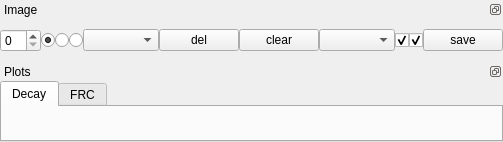
     <widget class="QWidget" name="widget_2" native="true">
      <property name="sizePolicy">
       <sizepolicy hsizetype="Minimum" vsizetype="Preferred">
        <horstretch>0</horstretch>
        <verstretch>0</verstretch>
       </sizepolicy>
      </property>
      <layout class="QVBoxLayout" name="verticalLayout_11">
       <property name="spacing">
        <number>0</number>
       </property>
       <property name="leftMargin">
        <number>0</number>
       </property>
       <property name="topMargin">
        <number>0</number>
       </property>
       <property name="rightMargin">
        <number>0</number>
       </property>
       <property name="bottomMargin">
        <number>0</number>
       </property>
       <item>
        <widget class="QDockWidget" name="dockWidget_5">
         <property name="sizePolicy">
          <sizepolicy hsizetype="Expanding" vsizetype="Expanding">
           <horstretch>0</horstretch>
           <verstretch>0</verstretch>
          </sizepolicy>
         </property>
         <property name="minimumSize">
          <size>
           <width>503</width>
           <height>62</height>
          </size>
         </property>
         <property name="features">
          <set>QDockWidget::DockWidgetFloatable|QDockWidget::DockWidgetMovable</set>
         </property>
         <property name="windowTitle">
          <string>Image</string>
         </property>
         <widget class="QWidget" name="dockWidgetContents_5">
          <layout class="QVBoxLayout" name="verticalLayout_7">
           <property name="spacing">
            <number>0</number>
           </property>
           <property name="leftMargin">
            <number>0</number>
           </property>
           <property name="topMargin">
            <number>0</number>
           </property>
           <property name="rightMargin">
            <number>0</number>
           </property>
           <property name="bottomMargin">
            <number>0</number>
           </property>
           <item>
            <layout class="QHBoxLayout" name="horizontalLayout_2">
             <property name="spacing">
              <number>0</number>
             </property>
             <item>
              <widget class="QSpinBox" name="spinBox_8">
               <property name="sizePolicy">
                <sizepolicy hsizetype="Fixed" vsizetype="Fixed">
                 <horstretch>0</horstretch>
                 <verstretch>0</verstretch>
                </sizepolicy>
               </property>
               <property name="toolTip">
                <string>The currently shown frame.</string>
               </property>
              </widget>
             </item>
             <item>
              <widget class="QRadioButton" name="radioButton_3">
               <property name="sizePolicy">
                <sizepolicy hsizetype="Fixed" vsizetype="Fixed">
                 <horstretch>0</horstretch>
                 <verstretch>0</verstretch>
                </sizepolicy>
               </property>
               <property name="toolTip">
                <string>Individual frames</string>
               </property>
               <property name="text">
                <string/>
               </property>
               <property name="checked">
                <bool>true</bool>
               </property>
              </widget>
             </item>
             <item>
              <widget class="QRadioButton" name="radioButton_4">
               <property name="sizePolicy">
                <sizepolicy hsizetype="Fixed" vsizetype="Fixed">
                 <horstretch>0</horstretch>
                 <verstretch>0</verstretch>
                </sizepolicy>
               </property>
               <property name="toolTip">
                <string>Integrate frames</string>
               </property>
               <property name="text">
                <string/>
               </property>
              </widget>
             </item>
             <item>
              <widget class="QRadioButton" name="radioButton_5">
               <property name="sizePolicy">
                <sizepolicy hsizetype="Fixed" vsizetype="Fixed">
                 <horstretch>0</horstretch>
                 <verstretch>0</verstretch>
                </sizepolicy>
               </property>
               <property name="toolTip">
                <string>Average frames</string>
               </property>
               <property name="text">
                <string/>
               </property>
              </widget>
             </item>
             <item>
              <widget class="QComboBox" name="comboBox_7">
               <property name="sizePolicy">
                <sizepolicy hsizetype="Minimum" vsizetype="Fixed">
                 <horstretch>0</horstretch>
                 <verstretch>0</verstretch>
                </sizepolicy>
               </property>
              </widget>
             </item>
             <item>
              <widget class="QPushButton" name="pushButton_10">
               <property name="sizePolicy">
                <sizepolicy hsizetype="Fixed" vsizetype="Fixed">
                 <horstretch>0</horstretch>
                 <verstretch>0</verstretch>
                </sizepolicy>
               </property>
               <property name="text">
                <string>del</string>
               </property>
              </widget>
             </item>
             <item>
              <widget class="QPushButton" name="pushButton_9">
               <property name="sizePolicy">
                <sizepolicy hsizetype="Fixed" vsizetype="Fixed">
                 <horstretch>0</horstretch>
                 <verstretch>0</verstretch>
                </sizepolicy>
               </property>
               <property name="toolTip">
                <string>&lt;html&gt;&lt;head/&gt;&lt;body&gt;&lt;p&gt;Clear the representations of the CLSM images&lt;/p&gt;&lt;/body&gt;&lt;/html&gt;</string>
               </property>
               <property name="text">
                <string>clear</string>
               </property>
              </widget>
             </item>
             <item>
              <widget class="QComboBox" name="comboBox_2">
               <property name="sizePolicy">
                <sizepolicy hsizetype="Minimum" vsizetype="Fixed">
                 <horstretch>0</horstretch>
                 <verstretch>0</verstretch>
                </sizepolicy>
               </property>
              </widget>
             </item>
             <item>
              <widget class="QCheckBox" name="checkBox_5">
               <property name="sizePolicy">
                <sizepolicy hsizetype="Fixed" vsizetype="Fixed">
                 <horstretch>0</horstretch>
                 <verstretch>0</verstretch>
                </sizepolicy>
               </property>
               <property name="toolTip">
                <string>Show the image.</string>
               </property>
               <property name="text">
                <string/>
               </property>
               <property name="checked">
                <bool>true</bool>
               </property>
              </widget>
             </item>
             <item>
              <widget class="QCheckBox" name="checkBox_6">
               <property name="sizePolicy">
                <sizepolicy hsizetype="Fixed" vsizetype="Fixed">
                 <horstretch>0</horstretch>
                 <verstretch>0</verstretch>
                </sizepolicy>
               </property>
               <property name="toolTip">
                <string>Show the selection mask</string>
               </property>
               <property name="text">
                <string/>
               </property>
               <property name="checked">
                <bool>true</bool>
               </property>
              </widget>
             </item>
             <item>
              <widget class="QPushButton" name="pushButton_5">
               <property name="sizePolicy">
                <sizepolicy hsizetype="Fixed" vsizetype="Fixed">
                 <horstretch>0</horstretch>
                 <verstretch>0</verstretch>
                </sizepolicy>
               </property>
               <property name="toolTip">
                <string>&lt;html&gt;&lt;head/&gt;&lt;body&gt;&lt;p&gt;Save the current image to a file.&lt;/p&gt;&lt;/body&gt;&lt;/html&gt;</string>
               </property>
               <property name="text">
                <string>save</string>
               </property>
              </widget>
             </item>
            </layout>
           </item>
           <item>
            <layout class="QVBoxLayout" name="verticalLayout_4">
             <property name="spacing">
              <number>0</number>
             </property>
            </layout>
           </item>
          </layout>
         </widget>
        </widget>
       </item>
       <item>
        <widget class="QDockWidget" name="dockWidget_2">
         <property name="sizePolicy">
          <sizepolicy hsizetype="MinimumExpanding" vsizetype="Expanding">
           <horstretch>0</horstretch>
           <verstretch>0</verstretch>
          </sizepolicy>
         </property>
         <property name="minimumSize">
          <size>
           <width>127</width>
           <height>80</height>
          </size>
         </property>
         <property name="floating">
          <bool>false</bool>
         </property>
         <property name="features">
          <set>QDockWidget::DockWidgetFloatable|QDockWidget::DockWidgetMovable</set>
         </property>
         <property name="windowTitle">
          <string>Plots</string>
         </property>
         <widget class="QWidget" name="dockWidgetContents_2">
          <layout class="QVBoxLayout" name="verticalLayout_8">
           <property name="spacing">
            <number>0</number>
           </property>
           <property name="leftMargin">
            <number>0</number>
           </property>
           <property name="topMargin">
            <number>0</number>
           </property>
           <property name="rightMargin">
            <number>0</number>
           </property>
           <property name="bottomMargin">
            <number>0</number>
           </property>
           <item>
            <widget class="QTabWidget" name="tabWidget">
             <property name="currentIndex">
              <number>0</number>
             </property>
             <widget class="QWidget" name="tab">
              <attribute name="title">
               <string>Decay</string>
              </attribute>
              <layout class="QGridLayout" name="gridLayout_5">
               <property name="leftMargin">
                <number>0</number>
               </property>
               <property name="topMargin">
                <number>0</number>
               </property>
               <property name="rightMargin">
                <number>0</number>
               </property>
               <property name="bottomMargin">
                <number>0</number>
               </property>
               <item row="0" column="0">
                <layout class="QVBoxLayout" name="verticalLayout">
                 <property name="spacing">
                  <number>0</number>
                 </property>
                </layout>
               </item>
              </layout>
             </widget>
             <widget class="QWidget" name="tab_3">
              <attribute name="title">
               <string>FRC</string>
              </attribute>
              <layout class="QVBoxLayout" name="verticalLayout_16">
               <property name="spacing">
                <number>0</number>
               </property>
               <property name="leftMargin">
                <number>0</number>
               </property>
               <property name="topMargin">
                <number>0</number>
               </property>
               <property name="rightMargin">
                <number>0</number>
               </property>
               <property name="bottomMargin">
                <number>0</number>
               </property>
               <item>
                <layout class="QVBoxLayout" name="verticalLayout_15"/>
               </item>
              </layout>
             </widget>
            </widget>
           </item>
          </layout>
         </widget>
        </widget>
       </item>
      </layout>
     </widget>
